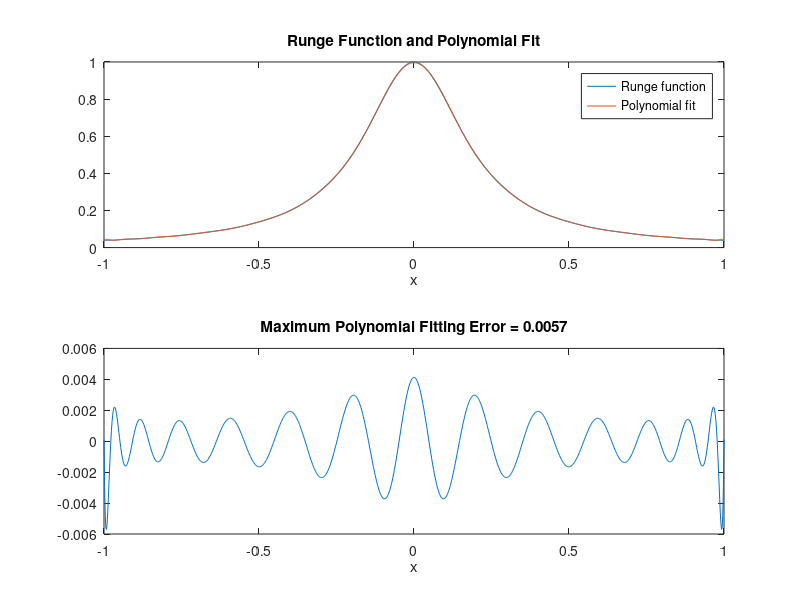

Here is the MATLAB script that generated this plot:
%% fitting a polynomial to the runge function
% code section 1

% run this in code sections so you can view each section independent of the
% others

% this is a famous but very simple function
runge = @(x) 1./(1+25*x.^2);

% first evaluate the function between -1 and +1
% single letter variables are fine here since this is a math problem where
% x and y are commonly used for the range and domain of a function
% create some simple data so the runge function can be visualized
x = linspace(-1,1);
y = runge(x);

% make a simple plot of it
plot(x,y)

% label the axis and add a title
xlabel x
ylabel y
title('Runge Function')

% your job is to fit a polynomial to the Runge function using polyfit,
% then evaluate that polynomial at the interpolation data points

xi = linspace(-1,1,1000);

% then compare the polynomial results at these data points to evaluation of
% the function itself.

% here is the evaluation of the Runge function evaluated at xi
yi = runge(xi);

% your goal is to minimize the maximum error between the Runge function
% and the polynomial over the range -1 to +1

% polyfit works like this
% p = polyfit(x,y,n)
% x and y are data points that you get to choose by evaluating y = runge(x)
% n is the degree or order of the polynomial, e.g., n = 2 is a quadratic

% if p = polyfit(x,y,n) is the polynomial returned by polyfit, then the
% evaluation of this polynomial at xi is
% yp = polyval(p,xi)
%
% the error between these two is
% fiterr = yi-yp;
% the maximum absolute error is
% maxfiterr = max(abs(fiterr));

% plot the two interpolations on one subplot and the error on a second
% subplot(2,1,1)
% plot(xi,yi,xi,yp)
% xlabel x
% title('Runge Function and Polynomial Fit')
%
% subplot(2,1,2)
% plot(xi,fiterr)
% xlabel x
% title(['Maximum Polynomial Fitting Error = ' sprintf('%6.4f',maxfiterr)])

%% here is an example trial (Code Section 2)
close all;
% you get to choose the data points x and the polynomial order n

% for N = 26:150
% try these points between -1 and 1
N = 100;
x = linspace(-1,1,N);
y = runge(x);

% try a nth order polynomial
n = 26;
p = polyfit(x,y,n);
% The data points x and polynomial order n are entirely up to you.
% The data points x need not be uniformly distributed between -1 and 1.

% Does the error go down or up if the points are not uniformly distributed?

% Pay attention to any warnings that the function polyfit returns if you
% push it too hard. If polyfit spits out a warning message for some specifc
% case, that solution is not acceptable.

% What is the minimum number of data points N required for a specified
% polynomial order n? What happens if more than the minimum number of data
% points are used?

% evaluate the polynomial at the interpolation points xi
yp = polyval(p,xi);

% compute the error between the runge function and the polynomial fit
fiterr = yi-yp;

% the maximum absolute error is
format long
N
maxfiterr = max(abs(fiterr))
% end

% plot the two interpolations on one subplot and the error on a second
subplot(2,1,1)
plot(xi,yi,xi,yp)
xlabel x
title('Runge Function and Polynomial Fit');
legend('Runge function', 'Polynomial fit');

subplot(2,1,2)
plot(xi,fiterr)
xlabel x
title(sprintf('Maximum Polynomial Fitting Error = %6.4f',maxfiterr))

% what I want to see is five solutions to this problem. Each of them should
% demonstrate something you learned from your choice of data points x and
% polynomial order n. One should be the your best one that minimizes the
% maximum error maxfiterr.

% To create these five solutions simply iterate using this M-file and save
% the graphical results of the ones you want me to see. Then print the
% saved graphics and write on them what you used for data points x in terms
% of the number of points and their distribution over the range -1<=x<=1,
% and note what the polynomial degree or order was.

% So there are 5 sheets of paper stapled together to be turned in.

% This assignment is less about coding in MATLAB and more about fitting
% polynomials to data and getting an understanding of the strengths,
% weaknesses, and considerations that guide curve fitting.

% Fitting data to a polynomial is often done when data is gathered from
% some experiment (rather than simply evaluating a function as we are doing
% here) and there is a desire to represent the data as a function that can
% be manipulated.



